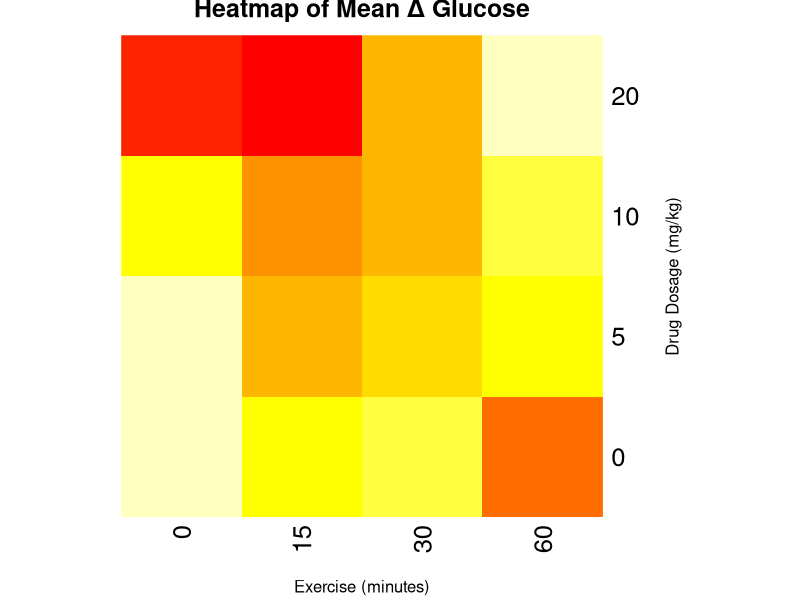
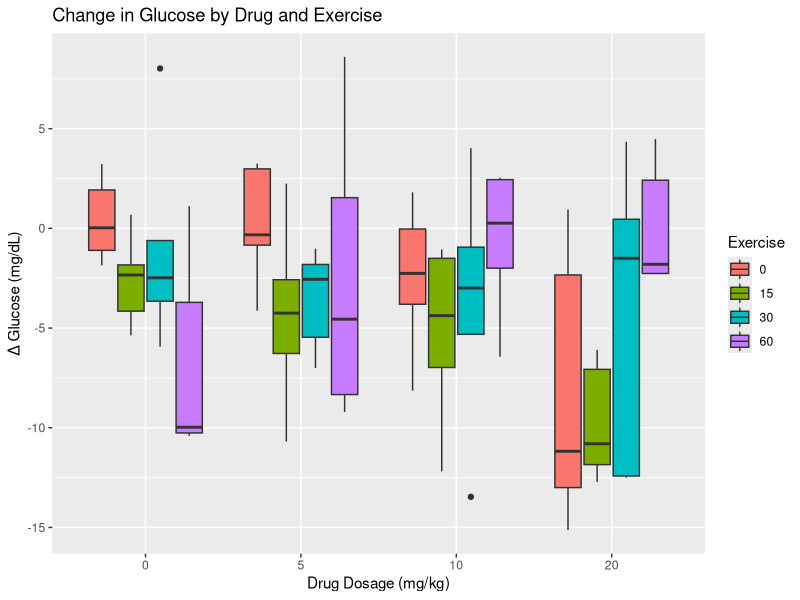
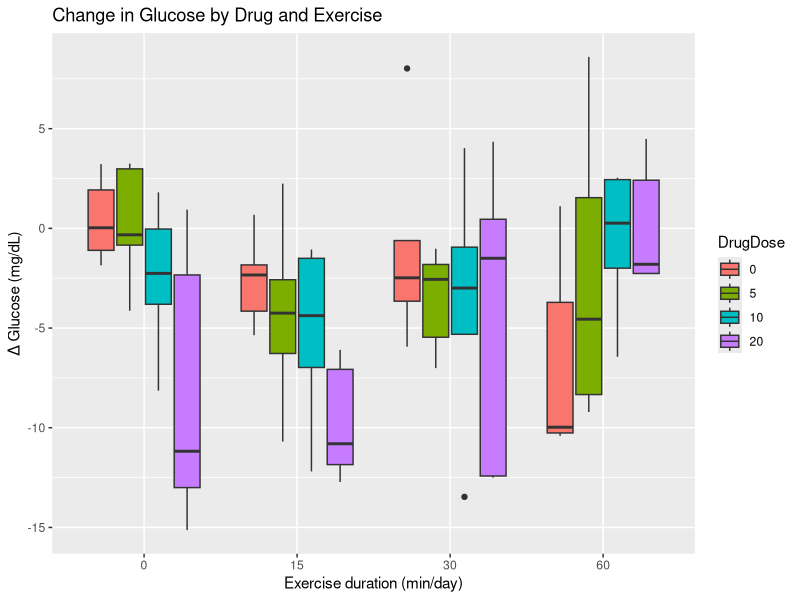
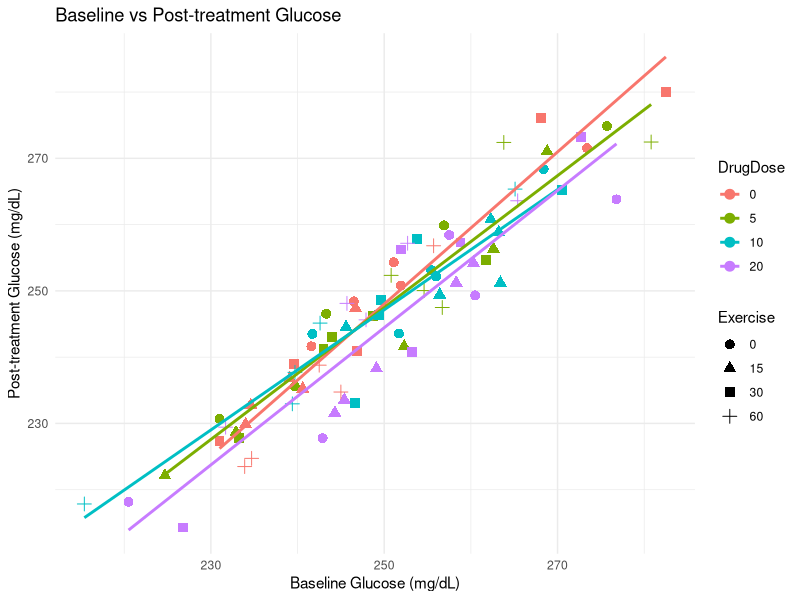
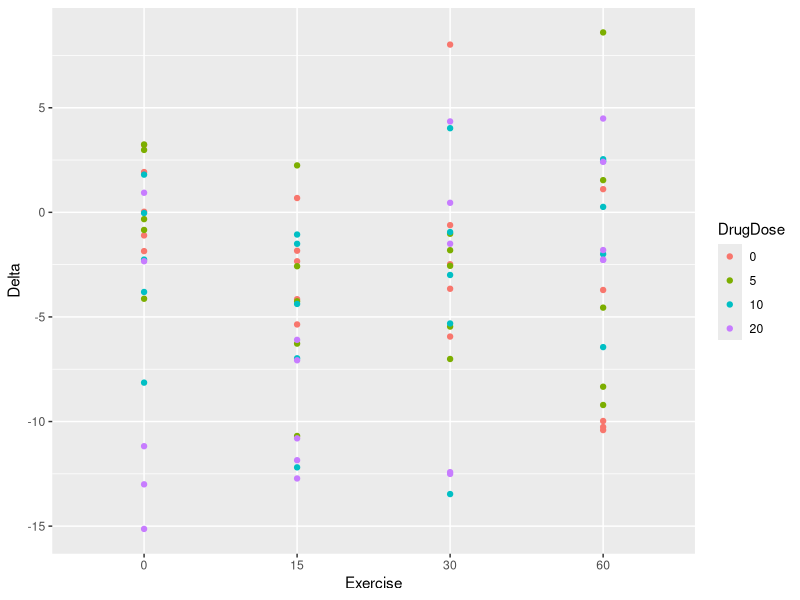
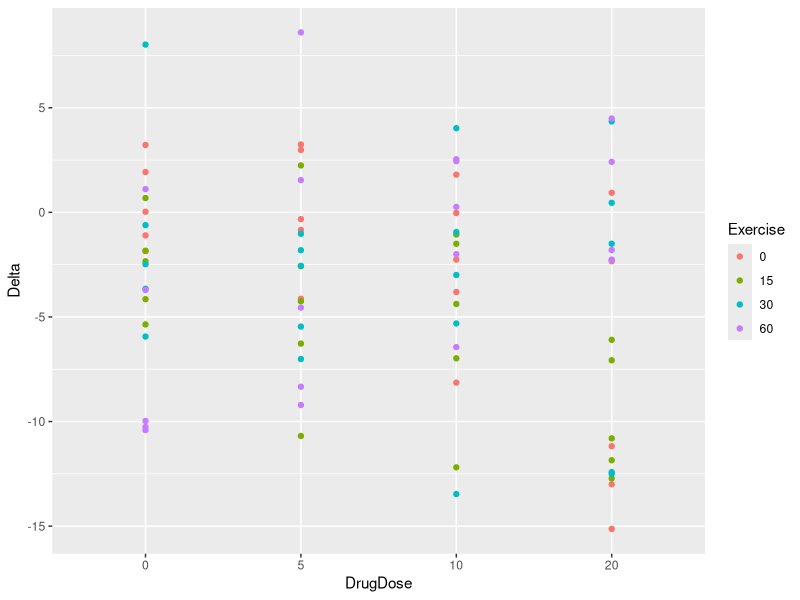
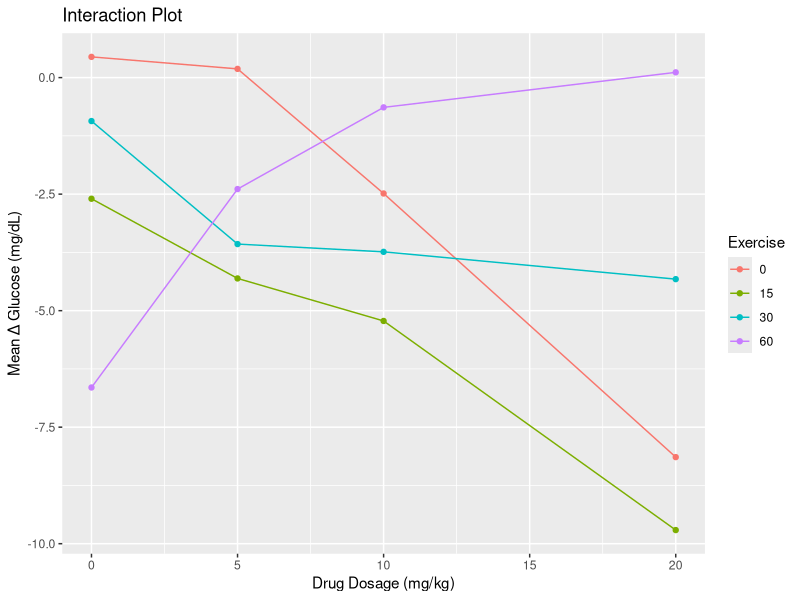
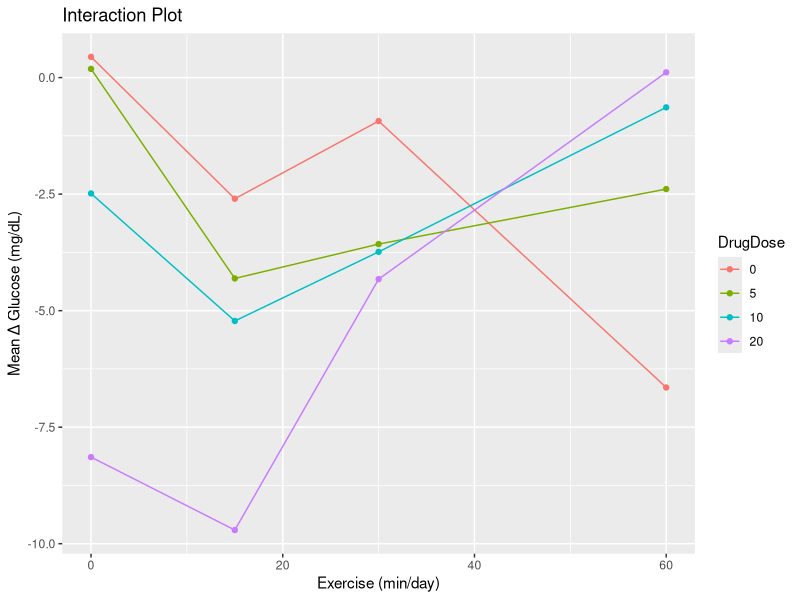

These charts were generated, in order, by the following R code:
## ---- chunk 1
library(tidyverse)
library(knitr)
library(kableExtra)
## ---- chunk 2
studyDesign <- tibble("Drug dosage (mg/kg)" = c("0 (control)", 5, 10, 20),
                      "Exercise duration (min/day)" = c("0 (sedentary control)",
                                                        15, 30, 60))
knitr::kable(studyDesign)
## ---- chunk 3
drugExercise <- read_csv("data/drugExercise.csv")
drugExercise$DrugDose <- as_factor(drugExercise$DrugDose)
drugExercise$Exercise <- as_factor(drugExercise$Exercise)

# drugExercise %>%
#   group_by(Exercise, DrugDose) %>%
#   summarise(ChangeGlucose = mean(Delta))

drugExercise %>%
   group_by(DrugDose, Exercise) %>%
  summarise(ChangeGlucose = mean(Delta))

heat_data <- drugExercise %>%
  group_by(DrugDose, Exercise) %>%
  summarise(MeanChange = mean(Delta), .groups = "drop") %>%
  spread(Exercise, MeanChange)
heat_matrix <- as.matrix(heat_data[,-1])
rownames(heat_matrix) <- heat_data$DrugDose
heatmap(heat_matrix, Rowv = NA, Colv = NA,
        col = heat.colors(10), scale = "none",
        main = "Heatmap of Mean Δ Glucose",
        xlab = "Exercise (minutes)", ylab = "Drug Dosage (mg/kg)")

ggplot(drugExercise, aes(x = DrugDose, y = Delta, fill = Exercise)) +
  geom_boxplot() +
  labs(title = "Change in Glucose by Drug and Exercise",
       y = "Δ Glucose (mg/dL)", x = "Drug Dosage (mg/kg)")

ggplot(drugExercise, aes(x = Exercise, y = Delta, fill = DrugDose)) +
  geom_boxplot() +
  labs(title = "Change in Glucose by Drug and Exercise",
       y = "Δ Glucose (mg/dL)", x = "Exercise duration (min/day)")

ggplot(drugExercise, aes(x = Baseline, y = Post, color = DrugDose)) +
  geom_point(aes(shape = Exercise), size = 3) +
  geom_smooth(method = "lm", se = FALSE) +
  labs(title = "Baseline vs Post-treatment Glucose",
       x = "Baseline Glucose (mg/dL)",
       y = "Post-treatment Glucose (mg/dL)") +
  theme_minimal()

drugExercise %>% 
  ggplot(aes(Exercise, Delta)) + 
  geom_point(aes(color = DrugDose))

drugExercise %>% 
  ggplot(aes(DrugDose, Delta)) + 
  geom_point(aes(color = Exercise))
## ---- chunk 4
means <- drugExercise %>%
  group_by(Exercise, DrugDose) %>%
  summarise(meanChange = round(mean(Delta), 1))

knitr::kable(pivot_wider(means, 
                         names_from = DrugDose, 
                         values_from = meanChange)) %>% 
  add_header_above(c(" " = 2, "Drug Dose" = 3))
## ---- chunk 5
# Interaction plot
interaction_plot <- drugExercise %>%
  group_by(DrugDose, Exercise) %>%
  summarise(MeanChange = mean(Delta), .groups = "drop")

ggplot(interaction_plot, aes(x = as.numeric(as.character(DrugDose)),
                             y = MeanChange,
                             color = Exercise, group = Exercise)) +
  geom_line() +
  geom_point() +
  labs(title = "Interaction Plot",
       x = "Drug Dosage (mg/kg)",
       y = "Mean Δ Glucose (mg/dL)")
## ---- chunk 6
ggplot(interaction_plot, aes(x = as.numeric(as.character(Exercise)),
                             y = MeanChange,
                             color = DrugDose, group = DrugDose)) +
  geom_line() +
  geom_point() +
  labs(title = "Interaction Plot",
       x = "Exercise (min/day)",
       y = "Mean Δ Glucose (mg/dL)")
## ---- chunk 7
# DrugDose*Exercise is the interaction
anova(lm(Delta ~ DrugDose + Exercise + DrugDose*Exercise, 
         data = drugExercise))
